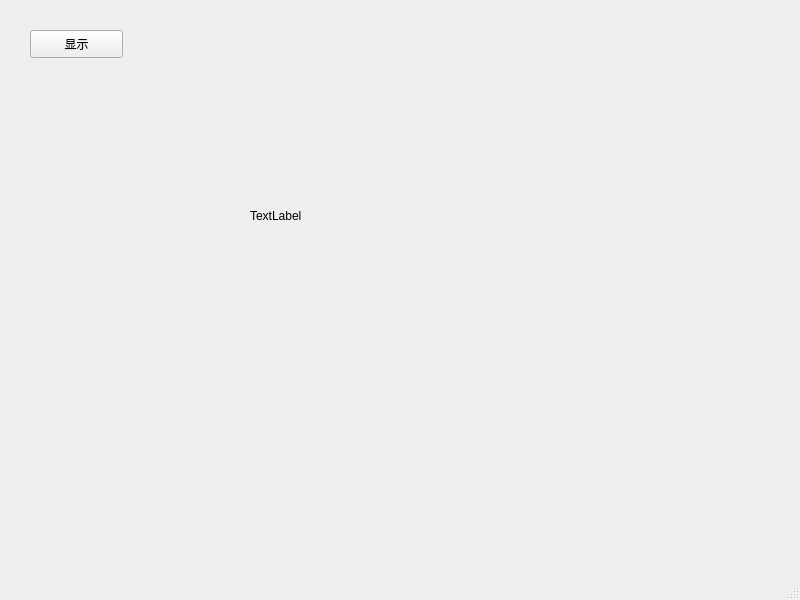
<?xml version="1.0" encoding="UTF-8"?>
<ui version="4.0">
 <class>MainWindow</class>
 <widget class="QMainWindow" name="MainWindow">
  <property name="geometry">
   <rect>
    <x>0</x>
    <y>0</y>
    <width>800</width>
    <height>600</height>
   </rect>
  </property>
  <property name="windowTitle">
   <string>MainWindow</string>
  </property>
  <widget class="QWidget" name="centralwidget">
   <widget class="QPushButton" name="playButton">
    <property name="geometry">
     <rect>
      <x>30</x>
      <y>30</y>
      <width>93</width>
      <height>28</height>
     </rect>
    </property>
    <property name="text">
     <string>显示</string>
    </property>
   </widget>
   <widget class="QLabel" name="label">
    <property name="geometry">
     <rect>
      <x>250</x>
      <y>-40</y>
      <width>512</width>
      <height>512</height>
     </rect>
    </property>
    <property name="text">
     <string>TextLabel</string>
    </property>
   </widget>
  </widget>
  <widget class="QMenuBar" name="menubar">
   <property name="geometry">
    <rect>
     <x>0</x>
     <y>0</y>
     <width>800</width>
     <height>37</height>
    </rect>
   </property>
  </widget>
  <widget class="QStatusBar" name="statusbar"/>
 </widget>
 <resources/>
 <connections/>
</ui>
